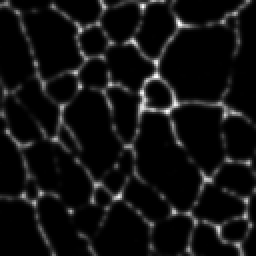
%> input picture img_1_decon_t000_green.tif, 128 x 128 px (shown 2 times larger)
$ octave --eval "result = beads_props_steps('img_1_decon_t000_green.tif');"   (GNU Octave 9; MATLAB toolbox functions it lacks are replaced by stand-ins)
%> lines starting %> are read from the running program, lines starting %| are printed output that depends on the picture; in (x1, y1, x2, y2) boxes, pixels count from 0 and x2, y2 are one past the last pixel; in counts of white or black regions, pixels touching at a corner belong together; the program's own positions count from 1
% [21 lines of commented-out code are left out]


function props = beads_props_steps(filename)
%> called with filename = 'img_1_decon_t000_green.tif'


img = imread(filename);
%> img is the input picture: size 128x128 uint16; min 0, max 404, mean 27
grimg = im2gray(img);
imshow(img)
figure()
imshow(grimg)
thr = multithresh(grimg, 2);
%> thr = [44 151]
seg = imquantize(grimg, thr);
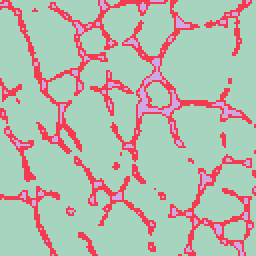
%> seg: size 128x128 double (shown 2 times larger); 3 distinct labels, from 1 to 3; one colour per label, 0 black
op = label2rgb(seg);
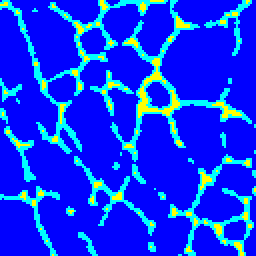
%> op: size 128x128x3 uint8 (shown 2 times larger); mean R, G, B 10.3, 51.2, 244.7
%imshow(op)
grop = im2gray(op);
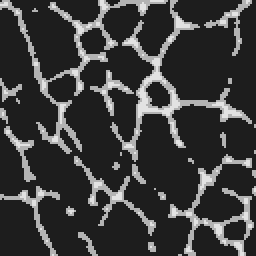
%> grop: size 128x128 uint8 (shown 2 times larger); min 29, max 226, mean 61
figure()
imshow(grop)
beads = (grop == max(grop));
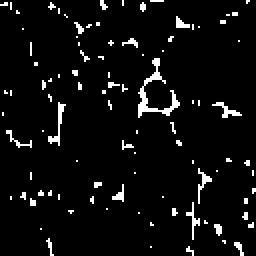
%> beads: size 128x128 logical (shown 2 times larger); 5.2% white in thin lines or dots
beads = double(beads);
%> beads: size 128x128 double; values 0 (black) and 1 (white), 5.2% white in thin lines or dots
figure()
imshow(beads)
figure()
bw = bwconncomp(beads, 8);
%> bw = 96 connected components
labeled = labelmatrix(bw);
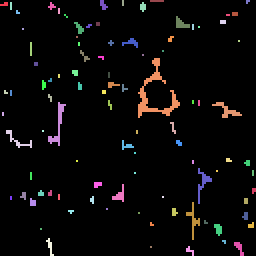
%> labeled: size 128x128 uint8 (shown 2 times larger); 97 distinct labels, from 0 to 96; one colour per label, 0 black
imshow(labeled)

figure()
rgbcomp = label2rgb(labeled);
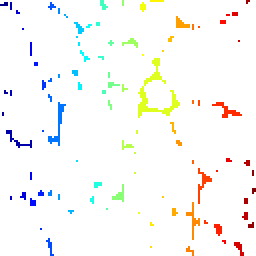
%> rgbcomp: size 128x128x3 uint8 (shown 2 times larger); mean R, G, B 249.4, 249.3, 246.9
imshow(rgbcomp)

%props = regionprops('table', labeled, 'Area', 'Circularity', 'ConvexArea', 'Eccentricity', 'EulerNumber', 'MajorAxisLength', 'MaxFeretProperties', 'MinFeretProperties', 'MinorAxisLength', 'Orientation', 'Perimeter');

%dlmwrite('/localhome/asa420/MIAL/Series005_decon_ch01.txt', props, 'delimiter', ' ');


%writetable(props, '/localhome/asa420/MIAL/Live-STED_Series10_avg.txt');
%> (the run ends here)

$ run again, on C4_decon_t000_overlay.tif
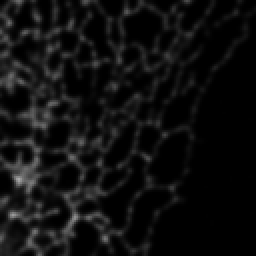
%> input picture C4_decon_t000_overlay.tif, 128 x 128 px (shown 2 times larger)
%> in beads_props_steps, img is the input picture: size 128x128 uint16; min 0, max 170, mean 15.3
%> thr = [16 48]
%> seg: size 128x128 double; 3 distinct labels, from 1 to 3
%> in beads_props_steps, `beads = (grop == max(grop));`:
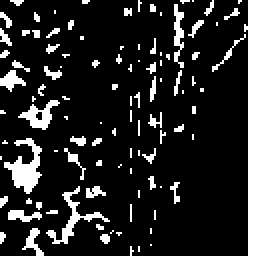
%> beads: size 128x128 logical (shown 2 times larger); 14.2% white; 104 white regions (82 under 20 px), largest, box (x1, y1, x2, y2) and area: (122, 0, 128, 128) 518, (2, 69, 21, 97) 245, (23, 93, 55, 122) 170
%> bw = 104 connected components
%> labeled: size 128x128 uint8; 105 distinct labels, from 0 to 104
%> in beads_props_steps, `rgbcomp = label2rgb(labeled);`:
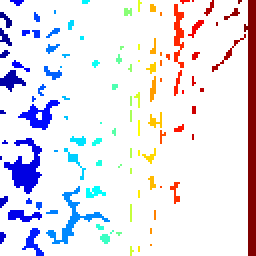
%> rgbcomp: size 128x128x3 uint8 (shown 2 times larger); mean R, G, B 231, 228, 236.9

$ run again, on R1_decon_t000_overlay.tif
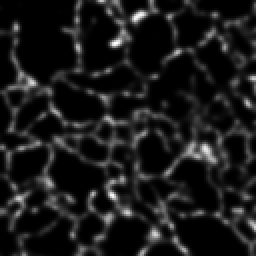
%> input picture R1_decon_t000_overlay.tif, 128 x 128 px (shown 2 times larger)
%> in beads_props_steps, img is the input picture: size 128x128 uint16; min 0, max 396, mean 40.3
%> thr = [42 127]
%> seg: size 128x128 double; 3 distinct labels, from 1 to 3
%> in beads_props_steps, `beads = (grop == max(grop));`:
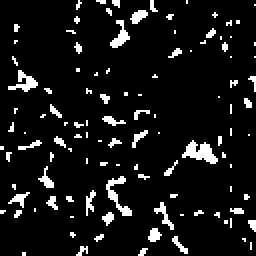
%> beads: size 128x128 logical (shown 2 times larger); 8.3% white in thin lines or dots
%> bw = 112 connected components
%> labeled: size 128x128 uint8; 113 distinct labels, from 0 to 112
%> in beads_props_steps, `rgbcomp = label2rgb(labeled);`:
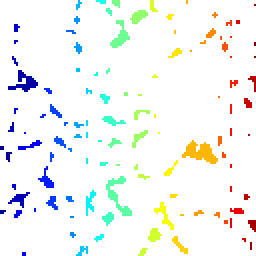
%> rgbcomp: size 128x128x3 uint8 (shown 2 times larger); mean R, G, B 243.6, 246.7, 244.2
